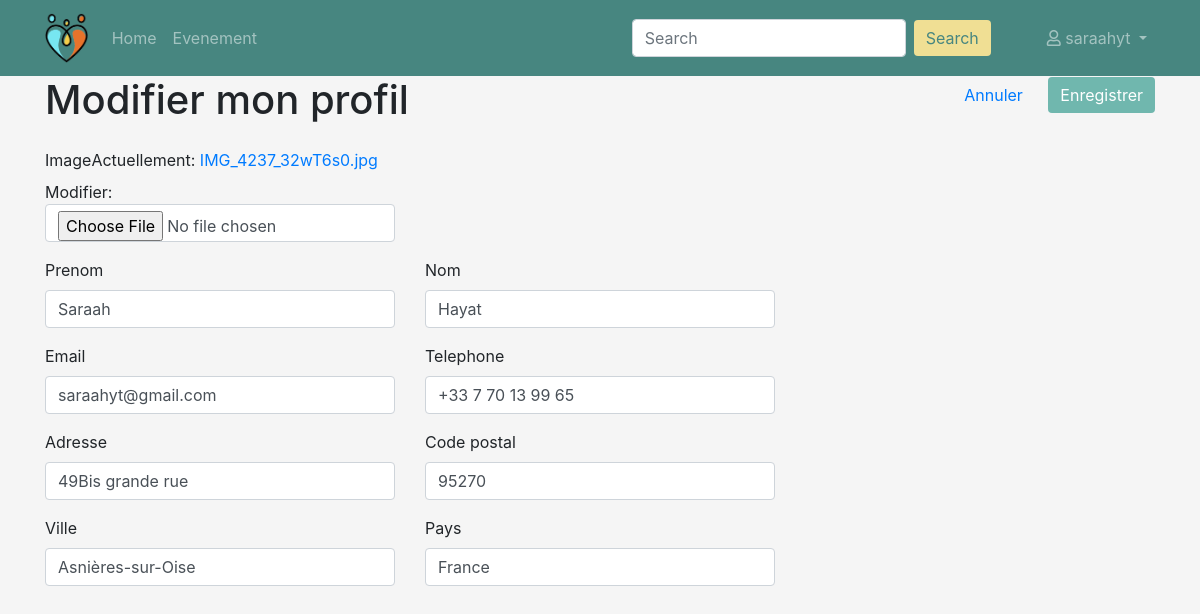
The page /profil/modifier (signed in) on the database its author committed.
### persons/models.py (models this page shows, shortened)
class Person(models.Model):
    TYPE_PARTICULIER = 'particulier'
    TYPE_PROFESSIONNEL = 'professionnel'
    TYPE_CHOICES = (
        (TYPE_PARTICULIER, 'particulier'),
        (TYPE_PROFESSIONNEL, 'professionnel')
    )
    user = models.ForeignKey('users.User', on_delete=models.CASCADE)
    first_name = models.CharField('prenom', max_length=100)
    last_name = models.CharField('nom', max_length=100)
    birth_date = models.DateField('date naissance')
    address = models.CharField('adresse', max_length=250)
    zip_code = models.IntegerField('code postal')
    city = models.CharField('ville', max_length=50)
    country = models.CharField('pays', max_length=100)
    phone_number = PhoneNumberField('telephone')
    pseudo = models.CharField('pseudo', max_length=50)
    person_type = models.CharField('type', choices=TYPE_CHOICES, max_length=15)
    created_at = models.DateTimeField('crée à', auto_now=True)
    note = models.IntegerField('karma', null=True, blank=True)
    imageProfil = models.FileField('image', null=True, default='utilisateur-de-profil.svg')
    is_visible = models.BooleanField('est visible', default=False)

### users/models.py (models this page shows, shortened)
class User(AbstractBaseUser, PermissionsMixin):
    email = models.EmailField('email', max_length=254, unique=True)
    is_staff = models.BooleanField('statut staff', default=False)
    is_superuser = models.BooleanField('statut superutilisateur', default=False)
    is_active = models.BooleanField('actif', default=True)
    last_login = models.DateTimeField('dernière connexion', null=True, blank=True)
    date_joined = models.DateTimeField('date d\'inscription', auto_now_add=True)
    USERNAME_FIELD = 'email'
    EMAIL_FIELD = 'email'
    REQUIRED_FIELDS = []
    objects = UserManager()
    class Meta:
        ordering = ['email', ]
        verbose_name = 'utilisateur'
        verbose_name_plural = 'utilisateurs'

### events/views/persons.py (the view, shortened to what this page needs)
# urls.py: path('profil/modifier', EditProfilView.as_view(), name='profil-edit'),
class EditProfilView(PersonView):
    def get(self, request):
        user = request.user
        person = Person.objects.get(user=user)
        form = ProfilForm(instance=person)
        context = {
            'person': person,
            'form': form,
            'navigation_items': navigation.navigation_items(navigation.NAV_PROFIL),
        }
        return render(request, 'persons/profil/profil_edit.html', context)

### events/forms.py (shortened to what this page needs)
class ProfilForm(forms.ModelForm):
    email = forms.EmailField(label='Email', max_length=254)
    class Meta:
        model = Person
        exclude = ['user', 'created_at', 'karma', 'person_type', 'birth_date', 'pseudo', ]
        widgets = {
            'email': forms.EmailInput(attrs={'placeholder': 'Email'}),
            'phone_number': forms.TextInput(attrs={'placeholder': '0612344321'}),
        }
    def __init__(self, instance=None, *args, **kwargs):
        super().__init__(instance=instance, *args, **kwargs)
        if instance:
            self.fields['email'].initial = instance.user.email

### events/navigation.py (called while the page is built)
def navigation_items(selected_item=None):
    items = []
    for name, shortcut in NAV_ITEMS:
        items.append({
            'name': name,
            'url': reverse(shortcut),
            'active': True if selected_item == name else False,
        })
    return items

### events/templates/persons/profil/profil_edit.html (shortened to what this page needs)
{% extends 'persons/base_navbar.html' %}
{% block content %}
{% include 'persons/profil/profil_form.html' %}
{% endblock content %}

### events/templates/persons/base_navbar.html (shortened to what this page needs)
{% extends 'persons/base.html' %}
{% load static %}
{% block header %}
    <nav class="back-nav navbar navbar-expand-lg navbar-dark bg-dark">
        <div class="container d-flex justify-content-between">
            <a class="navbar-brand" href="{% url 'home' %}"><img src="{% static 'assets/logo1.png' %}" height="50"></a>
            <div class="collapse navbar-collapse" id="navbarSupportedContent">
                <ul class="navbar-nav">
                    {% for item in navigation_items %}
                        <li class="nav-item {% if item.active %}active{% endif %}">
                            <a class="nav-link" href="{{ item.url }}">{{ item.name }}</a>
                        </li>
                    {% endfor %}
                </ul>
                <form action="{% url 'events' %}" class="form-inline my-2 my-lg-0 ml-auto mr-5" method="get">
                    <input name="q" class="form-control mr-sm-2" type="search" placeholder="Search"
                           aria-label="Search">
                    <button class="search btn btn-outline-success my-2 my-sm-0" type="submit">Search</button>
                </form>
                <ul class="navbar-nav mr-0">
                    <li class="nav-item dropdown">
                        <a class="nav-link dropdown-toggle" href="#" id="navbarDropdownMenuLink" role="button" data-toggle="dropdown" aria-haspopup="true" aria-expanded="false">
                        <i class="far fa-user"></i> {{ person.pseudo }}
                    </a>
                    </li>
                </ul>
            </div>
        </div>
    </nav>
{% endblock %}

### events/templates/persons/profil/profil_form.html (shortened to what this page needs)
{% load bootstrap4 %}
<form method="post" enctype="multipart/form-data">
    <div class="row mb-3">
        <div class="col-md-8">
            <h1>Modifier mon profil</h1>
        </div>
        <div class="col-md-4 text-right">
            <a class="btn btn-link" href="{% url 'profil' %}">Annuler</a>
            <button type="submit" class="btn btn-primary ml-2">Enregistrer</button>
        </div>
    </div>
    <div class="row">
        <div class="col-md-4">
            {% bootstrap_field form.imageProfil required_css_class='required' %}
        </div>
    </div>
    <div class="row">
        <div class="col-md-4">
            {% bootstrap_field form.first_name required_css_class='required' %}
        </div>
        <div class="col-md-4">
            {% bootstrap_field form.last_name required_css_class='required' %}
        </div>
    </div>
    <div class="row">
        <div class="col-md-4">
            {% bootstrap_field form.email required_css_class='required' %}
        </div>
        <div class="col-md-4">
            {% bootstrap_field form.phone_number required_css_class='required' %}
        </div>
    </div>
    <div class="row">
        <div class="col-md-4">
            {% bootstrap_field form.address required_css_class='required' %}
        </div>
        <div class="col-md-4">
            {% bootstrap_field form.zip_code required_css_class='required' %}
        </div>
    </div>
    <div class="row">
        <div class="col-md-4">
            {% bootstrap_field form.city required_css_class='required' %}
        </div>
        <div class="col-md-4">
            {% bootstrap_field form.country required_css_class='required' %}
        </div>
    </div>
</form>

### events/static/css/event.css (style rules this page uses)
body { background-color: whitesmoke !important; }
.back-nav { background-color: #478680 !important; }
.search { background-color: #F0DF94 !important; color: #478680 !important; border: none !important; }
.btn-primary, .btn-outline-primary { background-color: #70B7AE !important; border: none !important; }

### rows shown on the page
Person: pseudo "saraahyt", first_name "Saraah", last_name "Hayat", phone_number "+33 7 70 13 99 65", address "49Bis grande rue", zip_code "95270", city "Asnières-sur-Oise", country "France"
User: email "saraahyt@gmail.com"

### other values the page prints
{{ item.name }} "Home" "Evenement"
